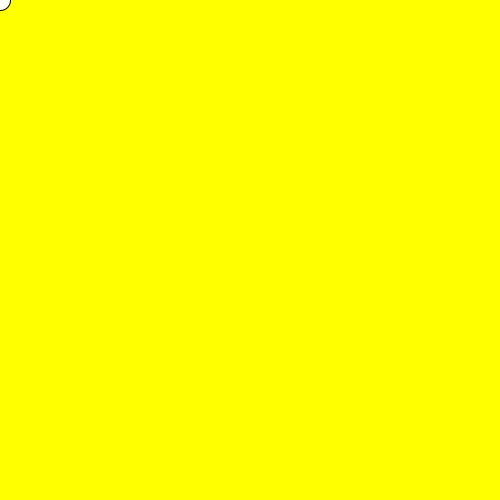
Frame 1 (no input)
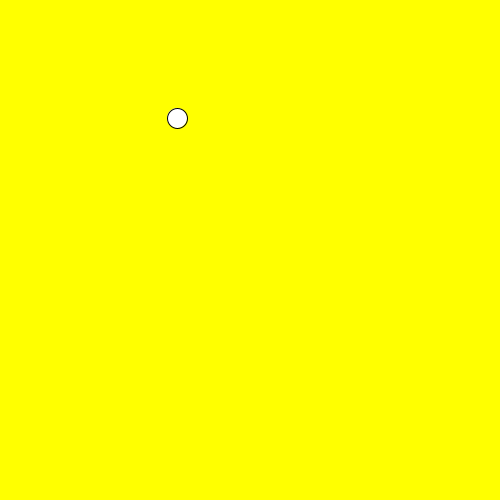
Frame 60 (the mouse pressed at the canvas centre just before this capture)
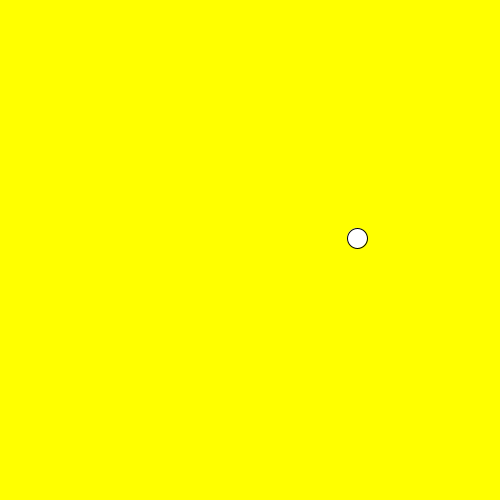
Frame 120 (the mouse held since frame 60 and released just before this capture)

The Processing sketch that drew these frames (run headless with seeded random() and noise(); from frame 60 on, the mouse is pressed at the canvas centre):

// Processing sketch: sketch_002_bounce
// ── sketch_002_bounce.pde
int x = 0, y = 0;
int vx = 3, vy = 2;

void setup() {
  size(500, 500);
}

void draw() {
  background(255, 255, 0);
  ellipse(x, y, 20, 20);
  x += vx; y += vy;
  if (x < 0 || width < x) {
    vx *= -1;
  }
  if (y < 0 || height < y) {
    vy *= -1;
  }
}
